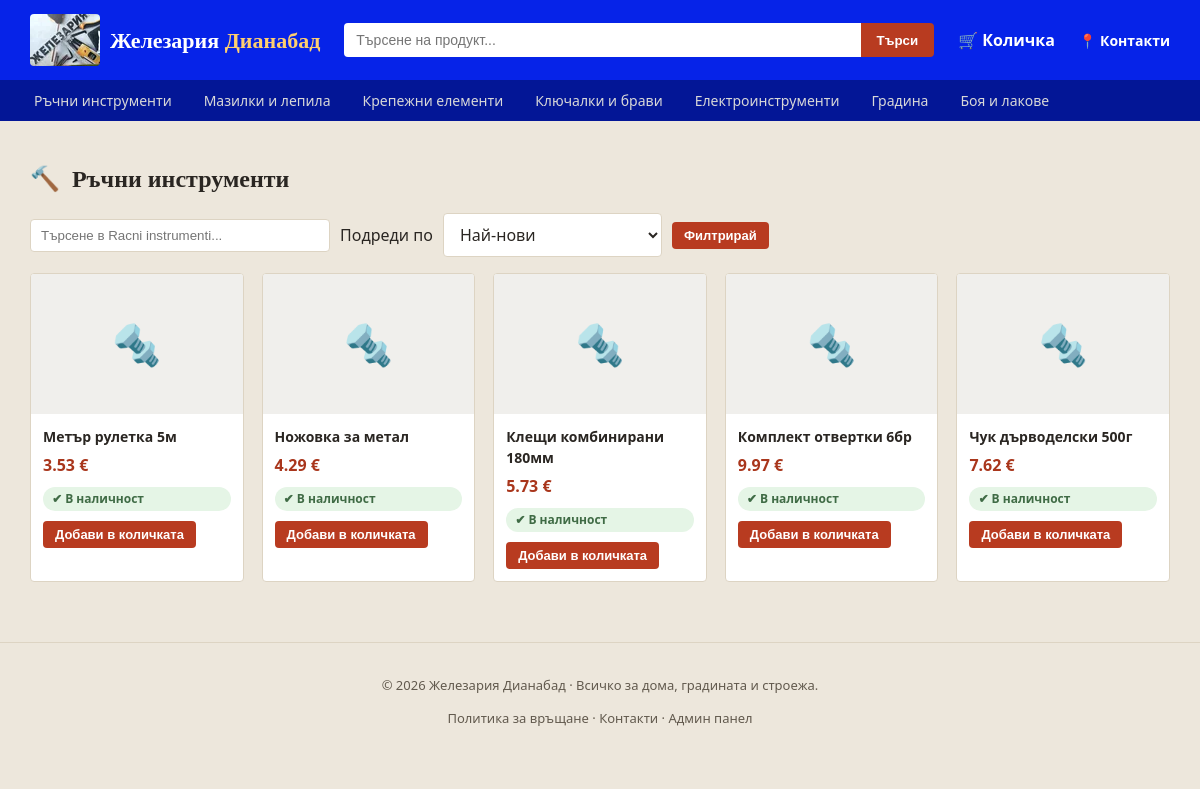
Screenshot of /category/Racni instrumenti with the database file from the repository.
### models.py (models this page shows, shortened)
class Category(db.Model):
    __tablename__ = 'categories'
    id = db.Column(db.Integer, primary_key=True)
    name = db.Column(db.String(100), nullable=False, unique=True)
    latin_name = db.Column(db.String(100), nullable=True, unique=True)
    image_url = db.Column(db.String(300), default='')
    products = db.relationship('Product', backref='category', lazy=True)
    updated_at = db.Column(
        db.DateTime, nullable=True,
        default=datetime.utcnow, onupdate=datetime.utcnow
    )

class Product(db.Model):
    __tablename__ = 'products'
    id = db.Column(db.Integer, primary_key=True)
    name = db.Column(db.String(200), nullable=False)
    latin_name = db.Column(db.String(200), nullable=True, unique=True)
    description = db.Column(db.Text, default='')
    price = db.Column(db.Float, nullable=False)
    stock = db.Column(db.Integer, default=0)
    availability = db.Column(db.String(16), nullable=False, default='in_stock')
    image_url = db.Column(db.String(300), default='')
    category_id = db.Column(db.Integer, db.ForeignKey('categories.id'), nullable=False)
    AVAILABILITY_CHOICES = ('in_stock', 'limited', 'on_order')
    AVAILABILITY_LABELS = {
        'in_stock': 'В наличност',
        'limited': 'Ограничена наличност',
        'on_order': 'По поръчка'
    }
    AVAILABILITY_BADGE_CLASS = {
        'in_stock': 'stock-ok',
        'limited': 'stock-limited',
        'on_order': 'stock-onorder'
    }
    AVAILABILITY_ICONS = {
        'in_stock': '✔',
        'limited': '⚠',
        'on_order': '⏳'
    }
    updated_at = db.Column(
        db.DateTime, nullable=True,
        default=datetime.utcnow, onupdate=datetime.utcnow
    )

### app.py (the view)
@app.route('/category/<latin_name>')
def category_view(latin_name):
    category = Category.query.filter_by(latin_name=latin_name).first_or_404()
    categories = storefront_categories()
    q = request.args.get('q', '').strip()
    products_query = Product.query.filter_by(category_id=category.id)
    if q:
        products_query = products_query.filter(Product.name.ilike(f'%{q}%'))
    sort = selected_sort(PRODUCT_SORTS)
    products = sorted_products(products_query, sort)
    return render_template('category.html', category=category, products=products,
                           categories=categories, q=q, sort=sort, sort_options=PRODUCT_SORTS)

### app.py (called while the page is built, shortened)
@app.after_request
def compress_text_response(response):
    if (response.status_code in (204, 206, 304)
            or response.headers.get('Content-Encoding')):
        return response
    if response.mimetype not in {
        'text/html', 'text/plain', 'text/css', 'text/javascript',
        'application/javascript', 'application/json', 'application/ai-catalog+json',
        'application/xml',
        'text/xml', 'image/svg+xml',
    }:
        return response
    response.vary.add('Accept-Encoding')
    accepted = {}
    for item in request.headers.get('Accept-Encoding', '').lower().split(','):
        parts = item.strip().split(';')
        encoding = parts[0].strip()
        if not encoding:
            continue
    if accepted.get('gzip', accepted.get('*', 0.0)) <= 0:
        return response

@app.context_processor
def inject_whatsapp_number():
    return {'whatsapp_number': app.config['WHATSAPP_NUMBER'], 'asset_version': app.config['ASSET_VERSION']}

@app.context_processor
def inject_canonical_url():
    public_pages = {'index', 'category_view', 'product_view', 'contacts', 'returns_policy'}
    canonical_url = None
    if request.endpoint in public_pages and request.method in ('GET', 'HEAD'):
        canonical_url = app.config['CANONICAL_SITE_URL'] + url_for(
            request.endpoint, _external=False, **(request.view_args or {})
        )
    return {'canonical_url': canonical_url}

@app.before_request
def redirect_www_domain():
    if request.method in ('GET', 'HEAD') and request.host.partition(':')[0].lower() == 'www.e-jelezaria.bg':
        path = request.full_path.rstrip('?') if not request.query_string else request.full_path
        return redirect(app.config['CANONICAL_SITE_URL'] + path, code=301)

@app.context_processor
def inject_category_icons():
    return {'category_icons': CATEGORY_ICONS}

@app.context_processor
def inject_availability_info():
    return {'availability_labels': Product.AVAILABILITY_LABELS,
            'availability_badge_class': Product.AVAILABILITY_BADGE_CLASS,
            'availability_icons': Product.AVAILABILITY_ICONS}

def selected_sort(options):
    value = request.args.get('sort', 'newest')
    return value if value in options else 'newest'

def storefront_categories():
    return sorted_categories(saved_category_sort())

### templates/category.html (shortened to what this page needs)
{% extends 'base.html' %}
{% block content %}
<h1 class="page-title category-page-title">
    {% if category.image_url %}
        <img {{ responsive_image_attrs(category.image_url, 320, '44px') }} alt="Снимка на категория {{ category.name }}" class="category-title-photo" fetchpriority="auto" loading="eager" decoding="async">
    {% else %}
        <span>{{ category_icons.get(category.name, '🧰') }}</span>
    {% endif %}
    {{ category.name }}
</h1>
<form class="inline-search list-toolbar" method="get">
    <input type="text" name="q" placeholder="Търсене в {{ category.latin_name or category.name }}..." value="{{ q }}">
    {% include 'sort_select.html' %}
    <button type="submit" class="btn btn-small">Филтрирай</button>
</form>
{% if products %}
<div class="product-grid">
    {% for p in products %}
    <div class="product-card">
        <a href="{{ url_for('product_view', latin_name=p.latin_name) }}" class="product-thumb">
            {% if p.image_url %}
                <img {{ responsive_image_attrs(p.image_url, 640, '(max-width: 600px) 100vw, 300px') }} alt="{{ p.name }}" fetchpriority="{{ 'high' if loop.index <= 2 else 'auto' }}" loading="{{ 'eager' if loop.index <= 6 else 'lazy' }}" decoding="async">
            {% else %}
                <div class="placeholder-thumb">🔩</div>
            {% endif %}
        </a>
        <div class="product-info">
            <a href="{{ url_for('product_view', latin_name=p.latin_name) }}" class="product-name">{{ p.name }}</a>
            <div class="product-price">{{ '%.2f'|format(p.price) }} €</div>
            {% include '_availability_badge.html' %}
            {% if p.stock > 0 %}
            <form action="{{ url_for('cart_add', product_id=p.id) }}" method="post">
                <button type="submit" class="btn btn-small">{{ 'Заяви по поръчка' if p.availability == 'on_order' else 'Добави в количката' }}</button>
            </form>
            {% endif %}
        </div>
    </div>
    {% endfor %}
</div>
{% else %}
<p class="empty-msg">Няма намерени продукти в тази категория.</p>
{% endif %}
{% endblock %}

### templates/base.html (shortened to what this page needs)
<!DOCTYPE html>
<html lang="bg">
<head>
</head>
<body>
<header class="topbar">
    <div class="topbar-inner">
        <a href="{{ url_for('index') }}" class="brand">
            <img alt=""
                 class="brand-logo"
                 height="52"
                 sizes="69px"
                 src="{{ url_for('static', filename='img/brand/logo-140.png') }}"
                 srcset="{{ url_for('static', filename='img/brand/logo-70.webp') }} 70w,
                {{ url_for('static', filename='img/brand/logo-140.webp') }} 140w,
                {{ url_for('static', filename='img/brand/logo-210.webp') }} 210w"
                 width="69">
            <span class="brand-text">Железария <span>Дианабад</span></span>
        </a>
        <form class="search-form" action="{{ url_for('search') }}" method="get">
            <label>
                <input type="text" name="q" placeholder="Търсене на продукт..." value="{{ q if q else '' }}">
            </label>
            <button type="submit">Търси</button>
        </form>
        <a href="{{ url_for('cart_view') }}" class="cart-link">
            🛒 Количка
            {% set cart = session.get('cart', {}) %}
        </a>
        <a href="{{ url_for('contacts') }}" class="contacts-link">📍 Контакти</a>
    </div>
    <nav class="categories-nav">
        {% for c in categories %}
            <a href="{{ url_for('category_view', latin_name=c.latin_name) }}">{{ c.name }}</a>
        {% endfor %}
    </nav>
</header>
<main class="container">
    {% block content %}{% endblock %}
</main>
<footer class="footer">
    <p>© 2026 Железария Дианабад · Всичко за дома, градината и строежа.</p>
    <p><a href="{{ url_for('returns_policy') }}">Политика за връщане</a> · <a href="{{ url_for('contacts') }}">Контакти</a> · <a href="{{ url_for('admin_dashboard') }}">Админ панел</a></p>
</footer>
</body>
</html>

### templates/_availability_badge.html
{% if p.stock > 0 %}
<span class="availability-chip {{ availability_badge_class[p.availability] }}">
    {{ availability_icons[p.availability] }} {{ availability_labels[p.availability] }}
</span>
{% else %}
<span class="availability-chip stock-out">✘ Изчерпан</span>
{% endif %}

### rows the page displays
Category: name "Ръчни инструменти", get "🔨", q "Търсене в Racni instrumenti..."
Category: name "Мазилки и лепила"
Category: name "Крепежни елементи"
Category: name "Ключалки и брави"
Category: name "Електроинструменти"
Category: name "Градина"
Category: name "Боя и лакове"
Product: name "Метър рулетка 5м", price "3.53", availability "✔", availability "В наличност", availability "Добави в количката"
Product: name "Ножовка за метал", price "4.29", availability "✔", availability "В наличност", availability "Добави в количката"
Product: name "Клещи комбинирани 180мм", price "5.73", availability "✔", availability "В наличност", availability "Добави в количката"
Product: name "Комплект отвертки 6бр", price "9.97", availability "✔", availability "В наличност", availability "Добави в количката"
Product: name "Чук дърводелски 500г", price "7.62", availability "✔", availability "В наличност", availability "Добави в количката"

### other values shown
form field sort "Най-нови"
